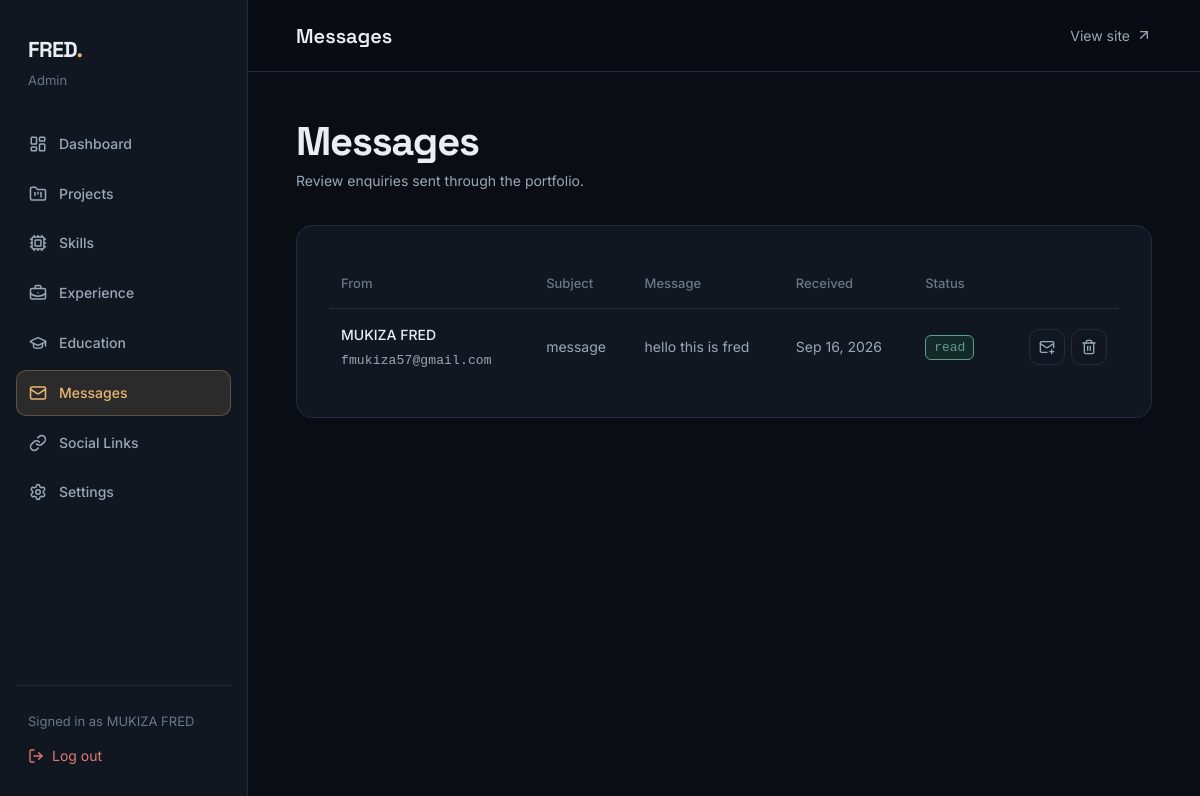
Page /admin/messages.php (signed in) on the committed database.
### tables this page shows
CREATE TABLE `contact_messages` (
  `id` int(11) NOT NULL,
  `name` varchar(100) NOT NULL,
  `email` varchar(100) NOT NULL,
  `subject` varchar(200) DEFAULT NULL,
  `message` text NOT NULL,
  `status` enum('unread','read','archived') DEFAULT 'unread',
  `created_at` timestamp NOT NULL DEFAULT current_timestamp()
);

### admin/messages.php (the view, shortened to what this page needs)
<?php
require_once 'includes/header.php';
$messages = $db ? $db->query('SELECT * FROM contact_messages ORDER BY created_at DESC, id DESC')->fetchAll() : [];
?>
<div class="admin-heading">
    <div>
        <h1>Messages</h1>
        <p>Review enquiries sent through the portfolio.</p>
    </div>
</div>
<section class="admin-card">
    <div class="admin-table-wrap">
        <table class="admin-table">
            <thead>
                <tr>
                    <th>From</th>
                    <th>Subject</th>
                    <th>Message</th>
                    <th>Received</th>
                    <th>Status</th>
                    <th></th>
                </tr>
            </thead>
            <tbody><?php foreach ($messages as $message): ?>
                    <tr>
                        <td>
                            <div class="admin-table__title"><?= admin_escape($message['name']) ?></div><a class="text-meta"
                                href="mailto:<?= admin_escape($message['email']) ?>"><?= admin_escape($message['email']) ?></a>
                        </td>
                        <td><?= admin_escape($message['subject'] ?: 'No subject') ?></td>
                        <td><?= admin_escape(mb_strimwidth($message['message'], 0, 90, '...')) ?></td>
                        <td><?= admin_escape(date('M j, Y', strtotime($message['created_at']))) ?></td>
                        <td><span
                                class="admin-badge admin-badge--<?= admin_escape($message['status']) ?>"><?= admin_escape($message['status']) ?></span>
                        </td>
                        <td>
                            <div class="admin-row-actions">
                                <form method="post"><?= admin_csrf_field() ?><input type="hidden" name="form_action"
                                        value="<?= $message['status'] === 'unread' ? 'read' : 'unread' ?>"><button
                                        class="admin-icon-button" type="submit"
                                        aria-label="Mark message <?= $message['status'] === 'unread' ? 'read' : 'unread' ?>"><i
                                            data-lucide="mail-<?= $message['status'] === 'unread' ? 'open' : 'plus' ?>"
                                            aria-hidden="true"></i></button></form>
                                <form method="post" onsubmit="return confirm('Delete this message?');">
                                        type="hidden" name="id" value="<?= (int) $message['id'] ?>"><button
                                        class="admin-icon-button" type="submit" aria-label="Delete message"><i
                                            data-lucide="trash-2" aria-hidden="true"></i></button></form>
                            </div>
                        </td>
                    </tr><?php endforeach; ?><?php if (!$messages): ?>
                    <tr>
                        <td colspan="6" class="admin-empty">No messages yet.</td>
                    </tr><?php endif; ?>
            </tbody>
        </table>
    </div>
</section>
<?php require_once 'includes/footer.php';

### assets/css/style.css (style rules this page uses)
:root { --bg-base: #0A0E14; --bg-surface: #111721; --bg-elevated: #18202C; --bg-inset: #070A0F; --text-primary: #E9EEF5; --text-secondary: #9AA7B8; --text-muted: #697689; --text-on-accent: #0A0E14; --accent: #E9B872; --accent-hover: #F2C98C; --accent-deep: #C2924E; --accent-glow: rgba(233, 184, 114, 0.12); --support: #5E9C8F; --support-bg: rgba(94, 156, 143, 0.12); --danger: #E07A70; --danger-bg: rgba(224, 122, 112, 0.12); --line: #222C3A; --line-strong: #33404F; --line-hairline: rgba(255, 255, 255, 0.06); --glass-bg: rgba(17, 23, 33, 0.72); --glass-blur: blur(16px) saturate(140%); --glass-border: 1px solid rgba(255, 255, 255, 0.08); --gradient-hero: radial-gradient(ellipse 80% 60% at 70% 20%, rgba(233, 184, 114, 0.08) 0%, transparent 60%); --gradient-featured-edge: linear-gradient(90deg, transparent, var(--accent) 35%, var(--accent) 65%, transparent); --font-heading: 'Space Grotesk', sans-serif; --font-body: 'Inter', sans-serif; --font-mono: 'JetBrains Mono', monospace; --type-display: clamp(2.75rem, 7vw, 4.75rem); --type-h1: clamp(2.25rem, 5vw, 3.5rem); --type-h2: clamp(1.875rem, 3.5vw, 2.5rem); --type-h3: clamp(1.375rem, 2vw, 1.625rem); --type-h4: 1.25rem; --type-lead: clamp(1.0625rem, 1.5vw, 1.25rem); --type-body: 1rem; --type-small: 0.875rem; --type-meta: 0.8125rem; --type-nav: 0.9375rem; --type-button: 0.9375rem; --space-1: 4px; --space-2: 8px; --space-3: 12px; --space-4: 16px; --space-5: 24px; --space-6: 32px; --space-8: 48px; --space-10: 64px; --space-12: 96px; --space-16: 128px; --space-20: 160px; --container-default: 1200px; --container-wide: 1320px; --container-narrow: 760px; --page-padding: 64px; --radius-sm: 6px; --radius-md: 10px; --radius-lg: 16px; --radius-xl: 24px; --radius-full: 999px; --shadow-sm: 0 1px 2px rgba(0, 0, 0, 0.4); --shadow-md: 0 4px 16px rgba(0, 0, 0, 0.35); --shadow-lg: 0 12px 40px rgba(0, 0, 0, 0.45); --shadow-accent: 0 8px 32px rgba(233, 184, 114, 0.12); --ease-out: cubic-bezier(0.22, 1, 0.36, 1); --ease-in-out: cubic-bezier(0.4, 0, 0.2, 1); --ease-spring: cubic-bezier(0.34, 1.4, 0.64, 1); --dur-fast: 160ms; --dur-base: 240ms; --dur-slow: 400ms; --dur-hero: 600ms; }
*, *::before, *::after { box-sizing: border-box; margin: 0; padding: 0; }
html { font-size: 16px; scroll-behavior: smooth; }
body { font-family: var(--font-body); background-color: var(--bg-base); color: var(--text-primary); line-height: 1.7; overflow-x: hidden; -webkit-font-smoothing: antialiased; }
a { color: var(--text-secondary); text-decoration: none; transition: color var(--dur-fast) var(--ease-out); }
h1, h2, h3, h4, .display { font-family: var(--font-heading); color: var(--text-primary); font-weight: 700; text-align: left; }
h1 { font-size: var(--type-h1); line-height: 1.08; letter-spacing: -0.03em; }
p { font-size: var(--type-body); font-weight: 400; max-width: 65ch; }
.text-meta { font-family: var(--font-mono); font-size: var(--type-meta); line-height: 1.5; letter-spacing: 0.01em; }
:root { --support-bg: rgba(46, 204, 113, 0.1); --danger-bg: rgba(231, 76, 60, 0.1); }

### rows in the picture
contact_messages: name "MUKIZA FRED", email "fmukiza57@gmail.com", subject "message", message "hello this is fred", created_at "Sep 16, 2026", status "read"

### other values in the picture
admin_escape($item['label']) "Dashboard"
admin_escape($item['label']) "Projects"
admin_escape($item['label']) "Skills"
admin_escape($item['label']) "Experience"
admin_escape($item['label']) "Education"
admin_escape($item['label']) "Messages"
admin_escape($item['label']) "Social Links"
admin_escape($item['label']) "Settings"
admin_escape($_SESSION['admin_name'] ?? 'Administrator') "MUKIZA FRED"
admin_escape($pageTitle ?? 'Admin') "Messages"
